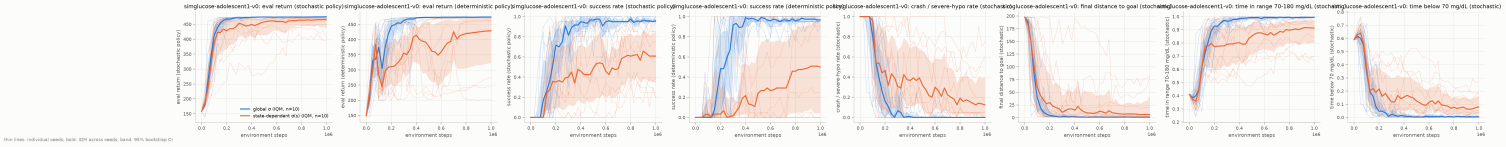
#> input picture figures/simglucose-adolescent1-v0_curves.png, 6021 x 585 px, given in place of simglucose-adolescent1-v0_sigma_binned.png, which was not available (shown at 1/4 size)
$ python make_figures.py
#> lines starting #> are read from the running program, lines starting #| are printed output that depends on the picture
"""Figures for the Simglucose talk (slides/img/).

* Crops single panels out of the study's own figures (figures/*.png) so they can be shown large.
* Redraws the Simglucose learning curves from results/eval_curves.csv with slide-sized text
  (the original figures/…_curves.png is an 8-panel strip that is unreadable on a slide).
  Same statistics as analysis/curves.py: IQM across the 10 seeds, 95% bootstrap band
  (seeds resampled, 2000 draws), thin lines for individual seeds.
* Draws the two small "noise width" illustrations used on the intro slide.

Run from the repository root:  python slides/make_figures.py
"""
import os
import sys

import matplotlib

matplotlib.use("Agg")
import matplotlib.pyplot as plt
import numpy as np
import pandas as pd
from PIL import Image
from scipy.stats import trim_mean

sys.path.insert(0, os.path.dirname(os.path.abspath(__file__)))
import plot_style  # noqa: E402

ENV = "simglucose-adolescent1-v0"
OUT = "slides/img"
COL = {"global": "#2a78d6", "state": "#eb6834"}  # analysis/common.py MODE_COLORS
LAB = {"global": r"global $\sigma$", "state": r"state-dependent $\sigma(s)$"}

# Panels of the study's figures, as (x0, y0, x1, y1) pixel boxes.
CROPS = {
    "sigma_vs_cgm": ("sigma_binned.png", (0, 75, 792, 489)),
    "executed_noise_vs_cgm": ("effective_noise.png", (0, 70, 792, 489)),
    "sigma_episodes": ("sigma_episodes_seed1.png", (0, 108, 975, 618)),
    "min_logsigma": ("diagnostics.png", (770, 105, 1460, 545)),
}


def crop_study_figures():
    for name, (src, box) in CROPS.items():
        im = np.asarray(Image.open(f"figures/{ENV}_{src}").convert("RGB").crop(box)).copy()
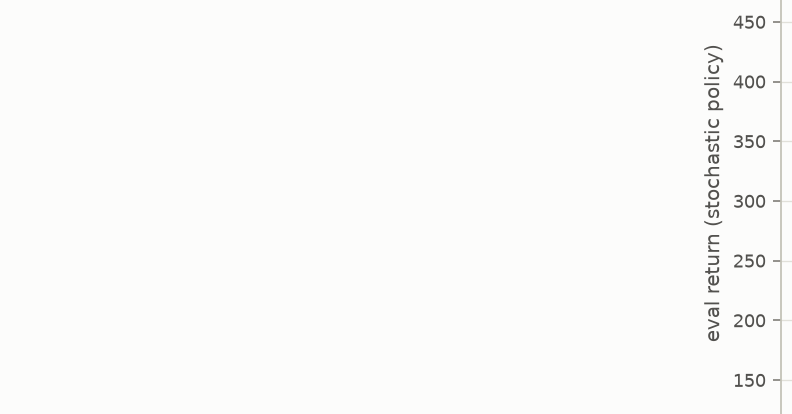
#> im: shape (414, 792, 3); mean R, G, B 250.6, 250.6, 249.6
        im[(im >= 248).all(axis=2)] = 255  # the figures' off-white surface -> the slide's white
        Image.fromarray(im).save(f"{OUT}/{name}.png", optimize=True)
#> pass 2 of the loop in crop_study_figures, `for name, (src, box) in CROPS.items():`:
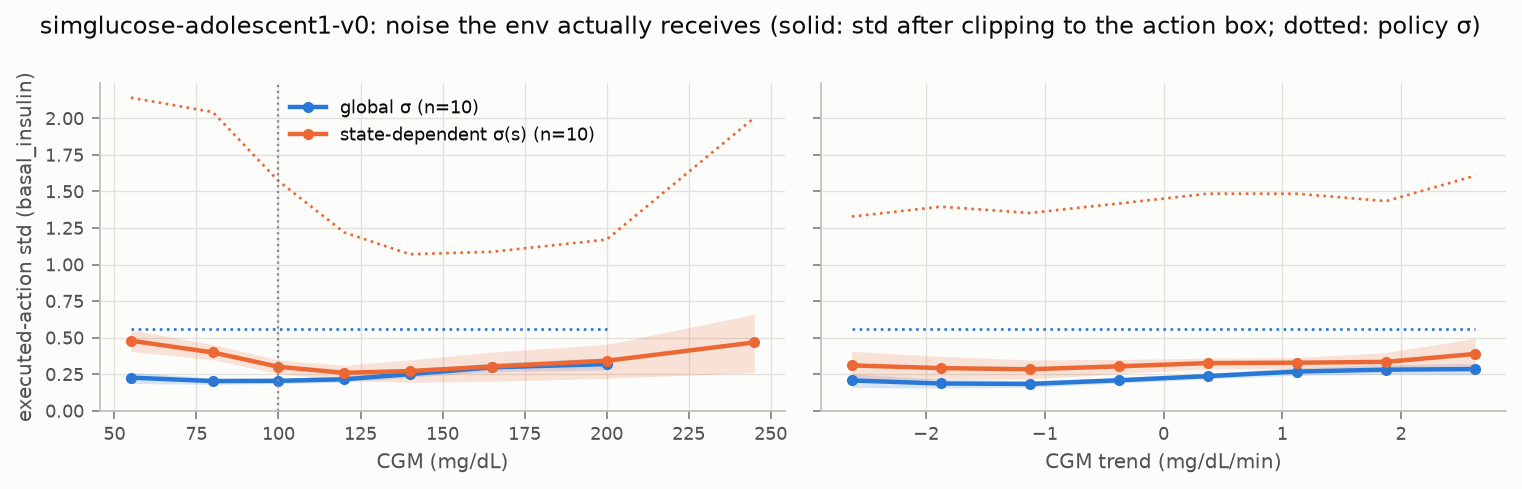
#> input picture figures/simglucose-adolescent1-v0_effective_noise.png, 1522 x 489 px, found by its file name
#> in crop_study_figures, `im = np.asarray(Image.open(f"figures/{ENV}_{src}").convert("RGB").crop..`:
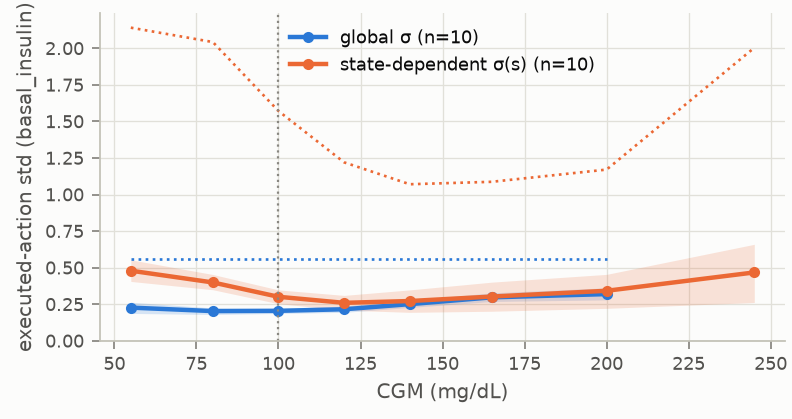
#> im: shape (419, 792, 3); mean R, G, B 245, 243, 241.5
#> pass 3 of the loop in crop_study_figures, `for name, (src, box) in CROPS.items():`:
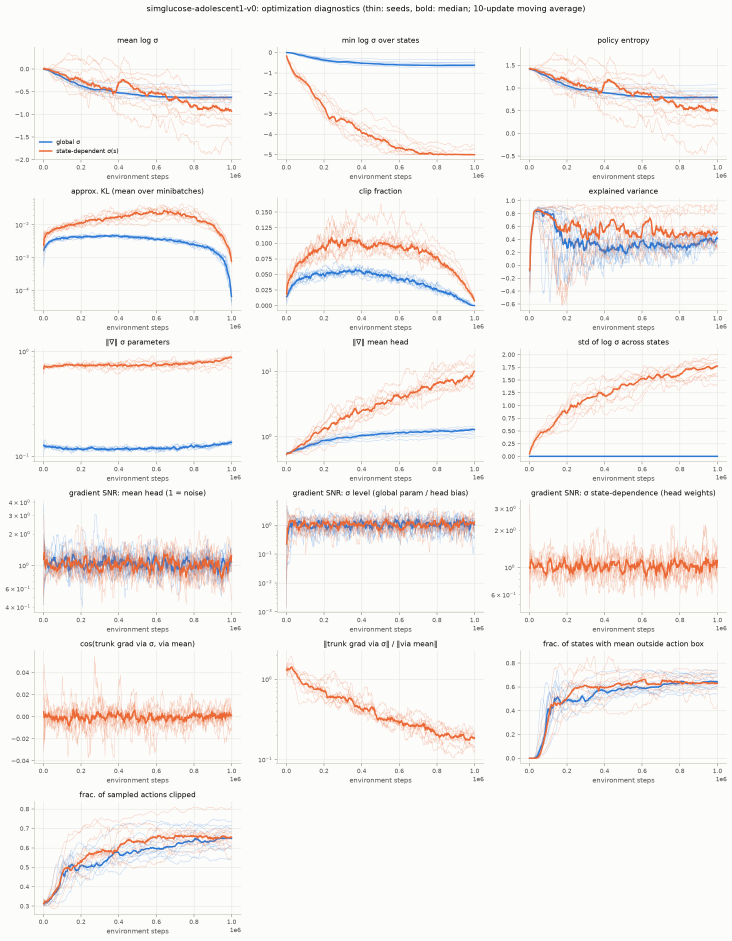
#> input picture figures/simglucose-adolescent1-v0_diagnostics.png, 2196 x 2821 px, given in place of simglucose-adolescent1-v0_sigma_episodes_seed1.png, which was not available (shown at 1/3 size)
#> in crop_study_figures, `im = np.asarray(Image.open(f"figures/{ENV}_{src}").convert("RGB").crop..`:
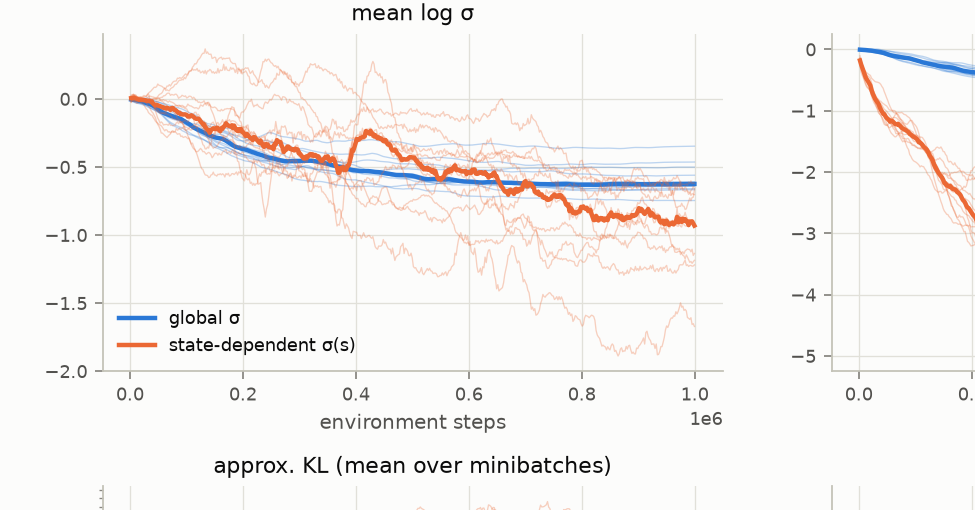
#> im: shape (510, 975, 3); mean R, G, B 246.4, 244.5, 243.1
#> the loop made 4 passes; the first 3 are shown


def iqm(x, axis=0):
    return trim_mean(x, 0.25, axis=axis)


# [61 lines left out: functions curve, plot_curves, plot_noise_widths, not called in this run]


def main():
    os.makedirs(OUT, exist_ok=True)
    crop_study_figures()
#> (the run stopped early here; a loop or call above may not have finished)
